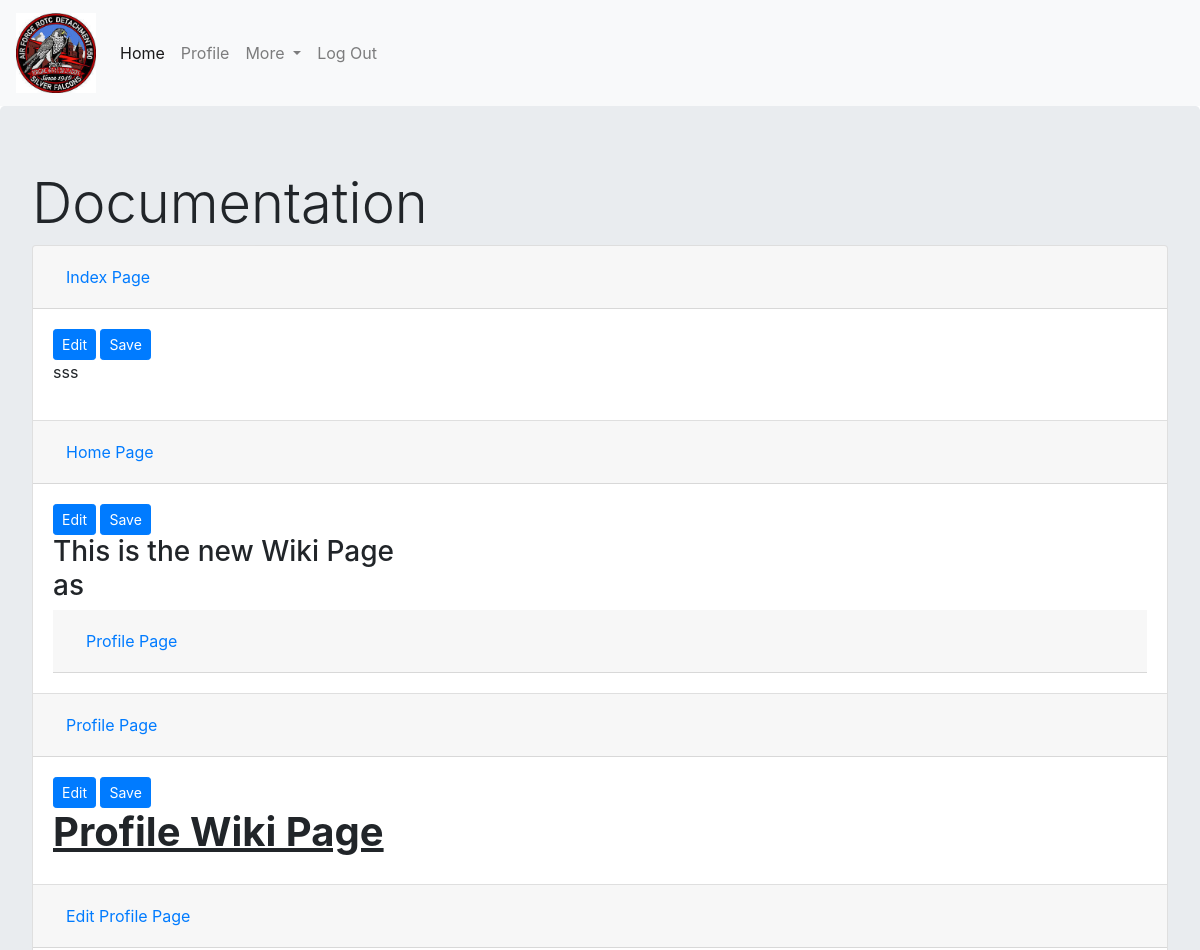
The page /wikihome.php (signed in, upper part) on the database as committed earlier.
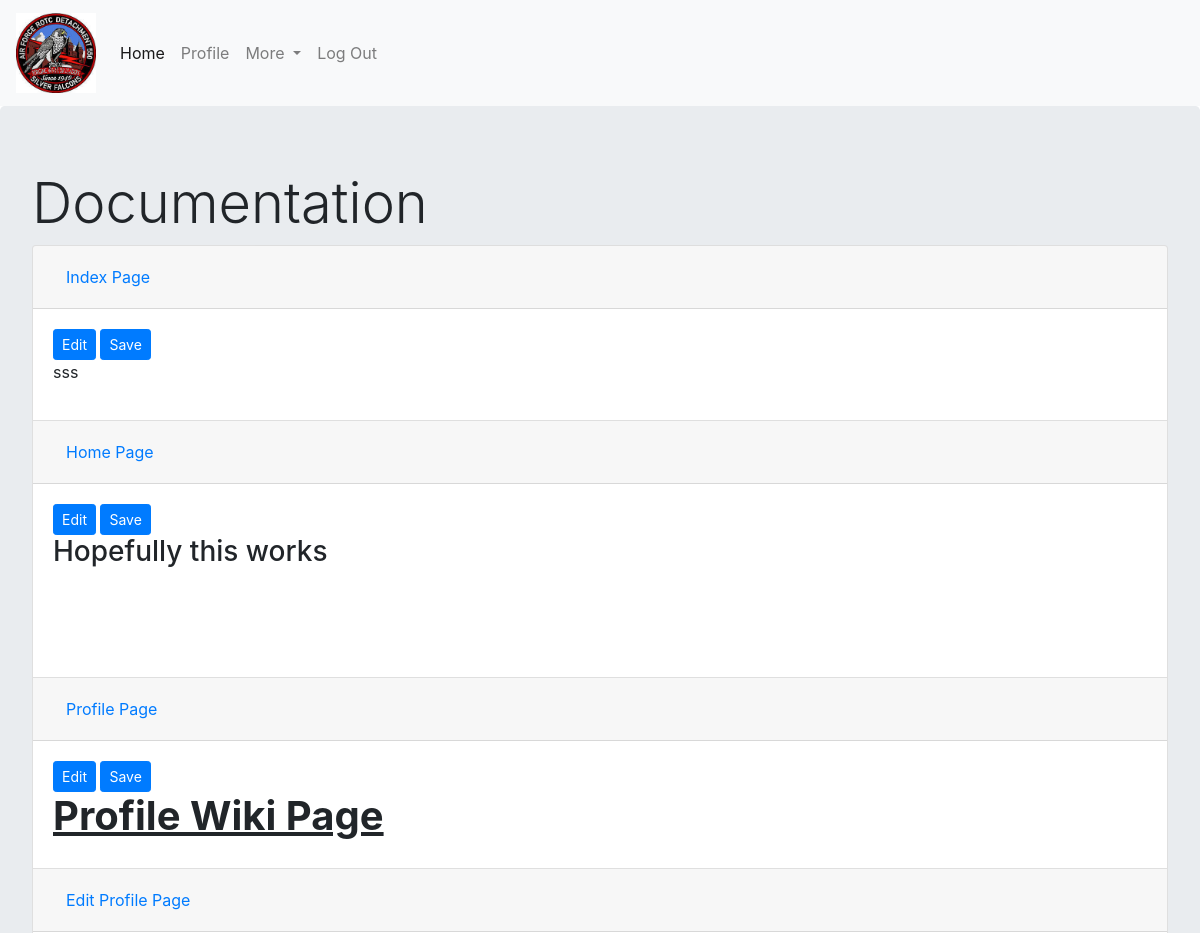
The same page on the database as committed later.
### tables this page shows
CREATE TABLE `wiki` (
  `name` varchar(255) NOT NULL,
  `body` longtext NOT NULL
);

### assets/objects/wiki.php (called while the page is built, shortened)
<?php
class wiki {
    var $body;
    public function __construct( $name, $mysqli )
    {
        $sql = "SELECT * FROM wiki WHERE name = (?)";
        $stmt = $mysqli->prepare($sql);
        if(!($stmt->bind_param( "s", $name )))
        {
            echo "Prepared statement bind failed!";
        }
        $stmt->execute();
        $result = $stmt->get_result();
        $row = $result->fetch_assoc();
        $this->body = $row['body'];
    }
    function getBody() {
        return $this->body;
    }
}
?>

### wikihome.php (the view, shortened to what this page needs)
<?php
include('assets/inc/header.php');
require_once('assets/inc/dbinfo.php');
require_once('assets/objects/wiki.php');
?>
<html>
</html>
<body>
  <div class="jumbotron container-fluid">
  	<h1 class="display-4"> Documentation </h1>
  	  <div class="accordion" id="docs">
  		<div class="card">
    	  <div class="card-header" id="headingOne">
      		<h5 class="mb-0">
        	<button class="btn btn-link" type="button" data-toggle="collapse" data-target="#collapseOne" aria-expanded="true" aria-controls="collapseOne">
          	  Index Page
        	</button>
      		</h5>
    	  </div>
    	  <div id="collapseOne" class="collapse show" aria-labelledby="headingOne" data-parent="#docs">
      	    <div class="card-body">
      	  	  <button id="edit" class="btn btn-primary btn-sm" onclick="editIndex()" type="button">Edit</button>
			  <button id="save" class="btn btn-primary btn-sm" onclick="saveIndex()" type="button">Save</button><br>
			  <div class="indexwiki"><?php $wiki = new wiki( "index", $mysqli ); echo $wiki->getBody(); ?></div>
      	    </div>
    	  </div>
  		</div>
  		<div class="card">
    	  <div class="card-header" id="headingTwo">
      		<h5 class="mb-0">
        	<button class="btn btn-link" type="button" data-toggle="collapse" data-target="#collapseTwo" aria-expanded="true" aria-controls="collapseTwo">
          	  Home Page
        	</button>
      		</h5>
    	  </div>
    	  <div id="collapseTwo" class="collapse show" aria-labelledby="headingTwo" data-parent="#docs">
      	    <div class="card-body">
      	  	  <button id="edit" class="btn btn-primary btn-sm" onclick="editHome()" type="button">Edit</button>
			  <button id="save" class="btn btn-primary btn-sm" onclick="saveHome()" type="button">Save</button><br>
			  <div class="homewiki"><?php $wiki = new wiki( "home", $mysqli ); echo $wiki->getBody(); ?></div>
      	    </div>
    	  </div>
  		</div>
  		<div class="card">
    	  <div class="card-header" id="headingThree">
      		<h5 class="mb-0">
        	<button class="btn btn-link" type="button" data-toggle="collapse" data-target="#collapseThree" aria-expanded="true" aria-controls="collapseThree">
          	  Profile Page
        	</button>
      		</h5>
    	  </div>
    	  <div id="collapseThree" class="collapse show" aria-labelledby="headingThree" data-parent="#docs">
      	    <div class="card-body">
      	  	  <button id="edit" class="btn btn-primary btn-sm" onclick="editProfile()" type="button">Edit</button>
			  <button id="save" class="btn btn-primary btn-sm" onclick="saveProfile()" type="button">Save</button><br>
			  <div class="profilewiki"><?php $wiki = new wiki( "profile", $mysqli ); echo $wiki->getBody(); ?></div>
      	    </div>
    	  </div>
  		</div>
  		<div class="card">
    	  <div class="card-header" id="headingFour">
      		<h5 class="mb-0">
        	<button class="btn btn-link" type="button" data-toggle="collapse" data-target="#collapseFour" aria-expanded="true" aria-controls="collapseFour">
          	  Edit Profile Page
        	</button>
      		</h5>
    	  </div>
  		</div>

### assets/inc/header.php (shortened to what this page needs)
<!DOCTYPE html>
<html lang="en">
<head>
    <link rel="stylesheet" href="https://stackpath.bootstrapcdn.com/bootstrap/4.1.3/css/bootstrap.min.css">
<link href="https://cdnjs.cloudflare.com/ajax/libs/summernote/0.8.11/summernote.css" rel="stylesheet">
</head>
<body>
    <nav class="navbar navbar-expand-lg navbar-light bg-light">
        <a class="navbar-brand" href="home.php">
            <img src="assets/images/default.jpeg" width="80" height="80" class="d-inline-block align-center" alt="">
        </a>
      <div class="collapse navbar-collapse" id="navbarSupportedContent">
        <ul class="navbar-nav mr-auto">
          <li class="nav-item active">
            <a class="nav-link" href="home.php">Home</a>
          </li>
          <li class="nav-item">
            <a class="nav-link" href="myprofile.php">Profile</a>
          </li>
          <li class="nav-item dropdown">
            <a class="nav-link dropdown-toggle" href="#" id="navbarDropdown" role="button" data-toggle="dropdown" aria-haspopup="true" aria-expanded="false"> More
            </a>
          </li>
          <li class="nav-item">
            <a class="nav-link" href="logout.php">Log Out</a>
          </li>
        </ul>
      </div>
    </nav>
</body>
</html>

Rows that differ between the two databases and show on the page:
changed wiki: body "This is the new Wiki Page as Profile Page" → "Hopefully this works"
